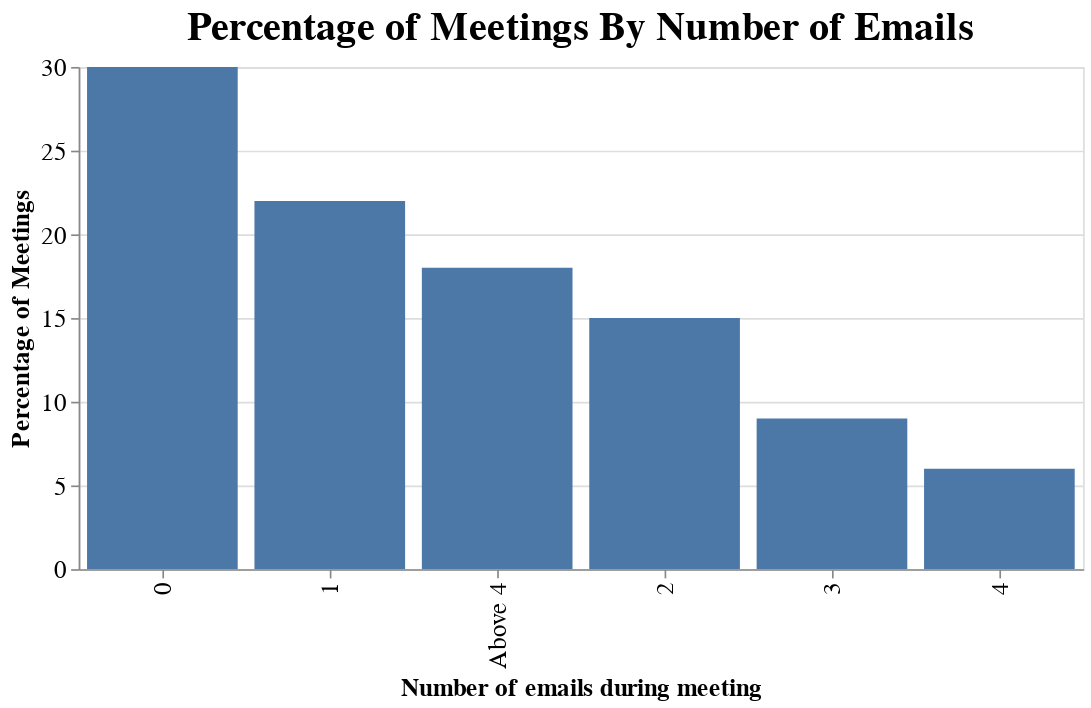

Notebook code cell kept with this figure:
### Code cell
a = {'Emails': ["0", "1", "2", "3", "4", 
                "Above 4"], 'Meeting Percentage': [30, 22, 15, 9, 6, 18]}
Ecount_df = pd.DataFrame(data=a)

alt.Chart(Ecount_df).mark_bar().encode(
    alt.X('Emails', sort="-y", axis=alt.Axis(title="Number of emails during meeting")),
    alt.Y('Meeting Percentage', axis=alt.Axis(title="Percentage of Meetings")),
).interactive().properties(title='Percentage of Meetings By Number of Emails').configure_axis(
    labelFontSize=15,titleFontSize=15,).configure_title(fontSize=24).properties(
        width=600,height=300
    )

### Figure 1 — Vega-Lite specification as saved in the notebook (floating-point values rounded to 4 significant figures)
{"config": {"view": {"continuousWidth": 400, "continuousHeight": 300}, "axis": {"labelFontSize": 15, "titleFontSize": 15}, "title": {"fontSize": 24}}, "data": {"name": "data-92890a36f6243b881f3d9b21c0b76865"}, "mark": "bar", "encoding": {"x": {"type": "nominal", "axis": {"title": "Number of emails during meeting"}, "field": "Emails", "sort": "-y"}, "y": {"type": "quantitative", "axis": {"title": "Percentage of Meetings"}, "field": "Meeting Percentage"}}, "height": 300, "selection": {"selector013": {"type": "interval", "bind": "scales", "encodings": ["x", "y"]}}, "title": "Percentage of Meetings By Number of Emails", "width": 600, "$schema": "https://vega.github.io/schema/vega-lite/v4.8.1.json", "datasets": {"data-92890a36f6243b881f3d9b21c0b76865": [{"Emails": "0", "Meeting Percentage": 30}, {"Emails": "1", "Meeting Percentage": 22}, {"Emails": "2", "Meeting Percentage": 15}, {"Emails": "3", "Meeting Percentage": 9}, {"Emails": "4", "Meeting Percentage": 6}, {"Emails": "Above 4", "Meeting Percentage": 18}]}}
